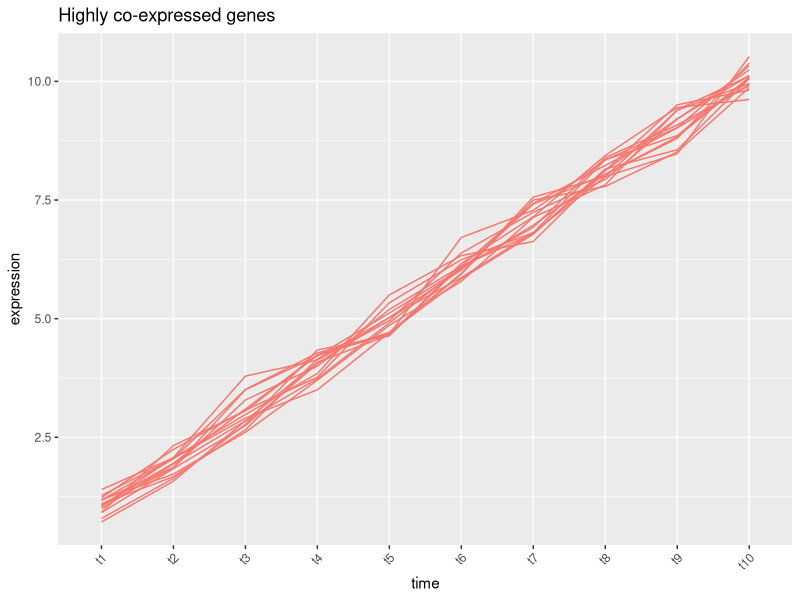
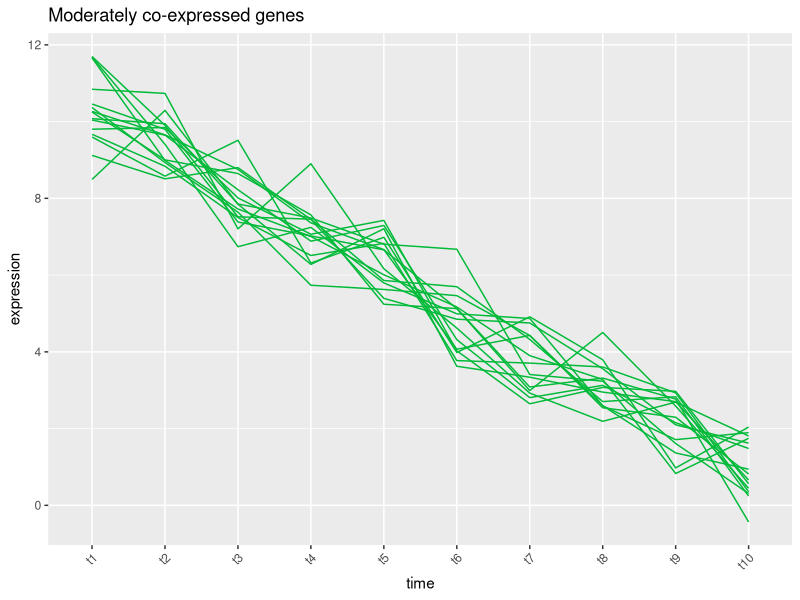
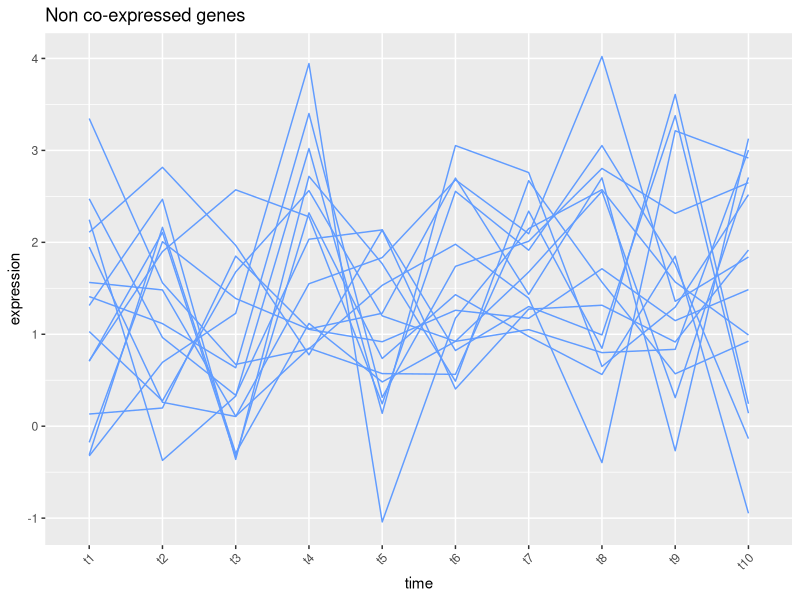
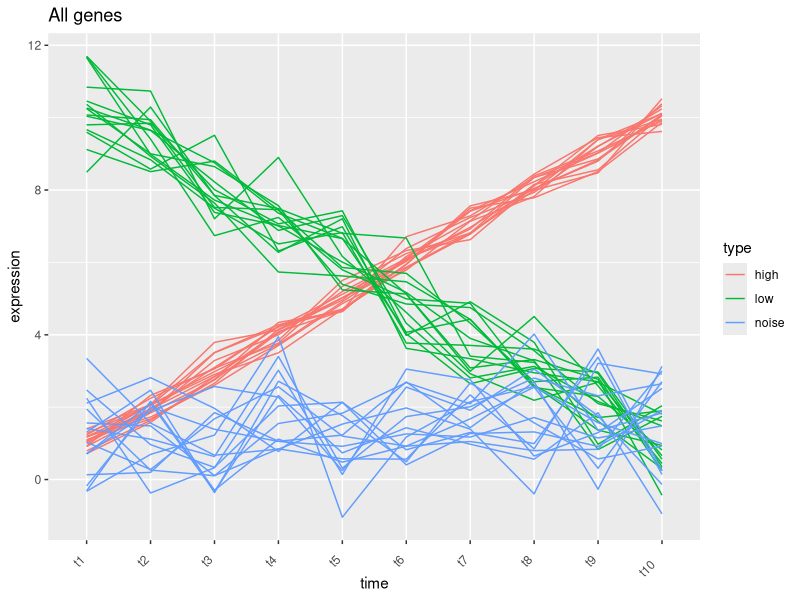
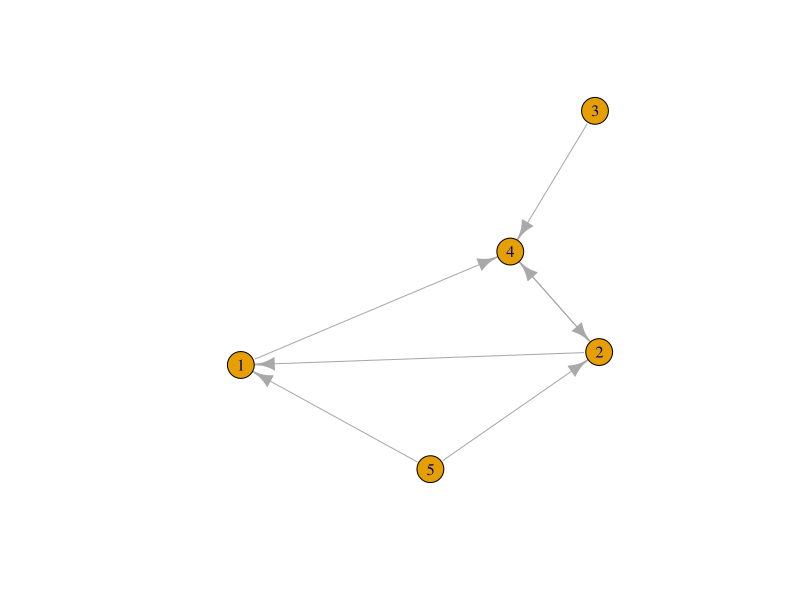
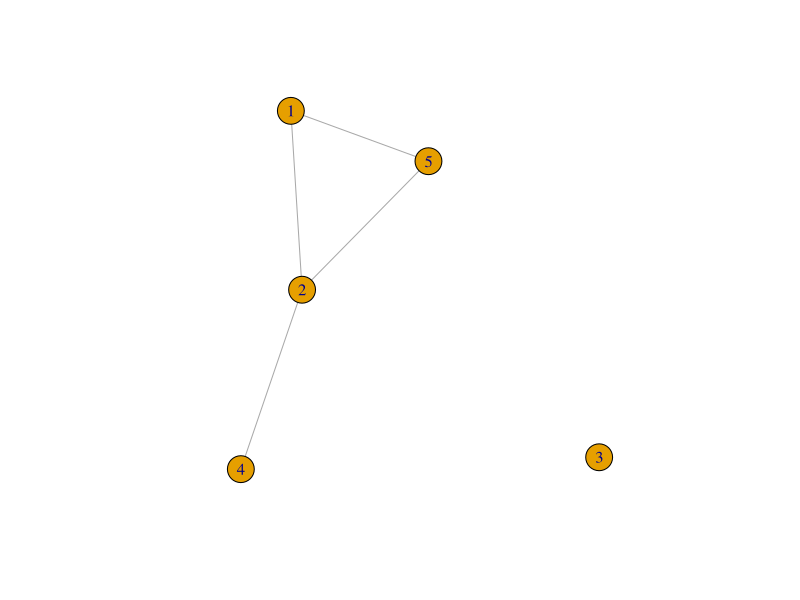
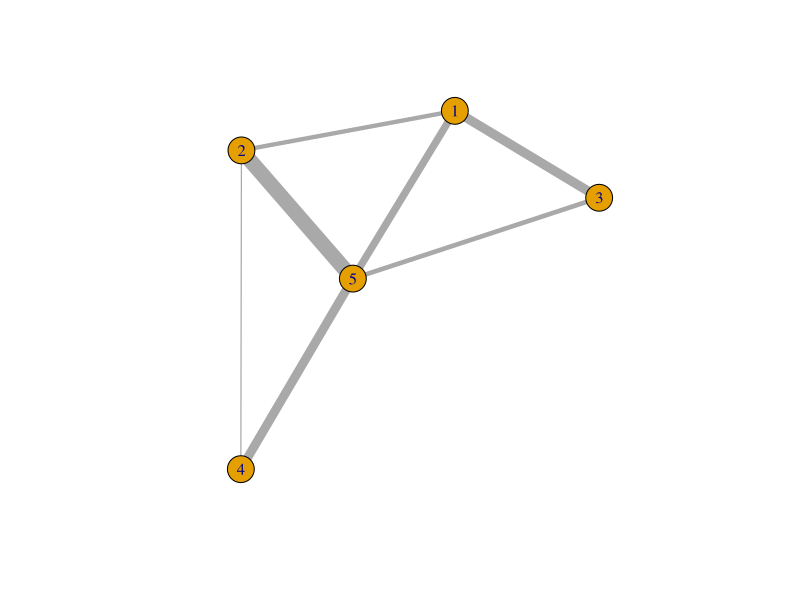
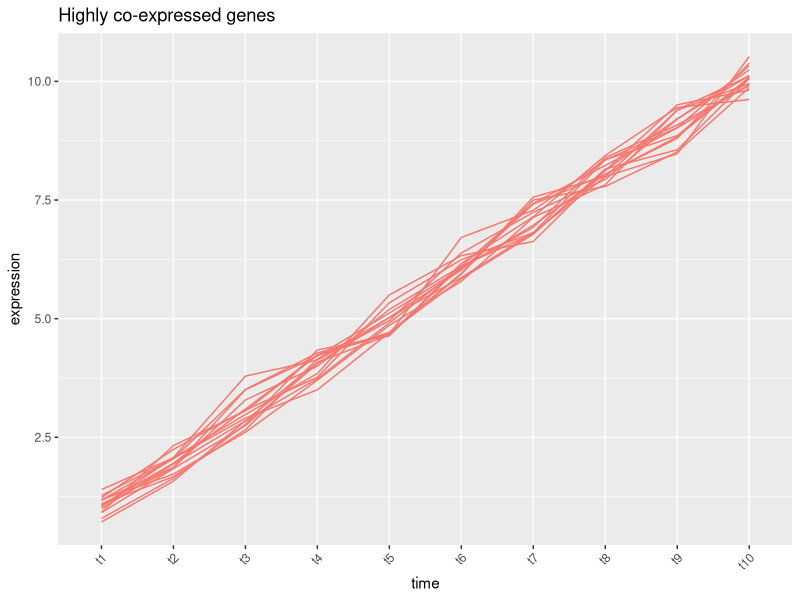

These charts were generated, in order, by the following R code:
#!/usr/bin/env Rscript
#
# Code to generate figures used in ISCB DC RSG 2016 workshop presentation
# Keith Hughitt
# June, 2016
#
# For the igraph SVG images generated, a final command-line Inkscape command
# was used to remove excess whitespace:
# 
# inkscape --verb=FitCanvasToDrawing --verb=FileSave --verb=FileClose example-network.svg
#
library('knitr')
library('igraph')
library('ggplot2')
library('reshape2')
library('dplyr')

set.seed(1)

###############################################################################
#
# Figure 1: Network representation (directed)
#
###############################################################################

# create a 5x5 binary matrix
adj <- matrix(sample(c(0,1), 25, replace=TRUE), nrow=5)

# set diagonal to zero (no self-loops)
diag(adj) <- 0

# create graph
g <- graph.adjacency(adj)

# generating the figure
svg(file='../image/example-network-directed.svg', bg='transparent')
plot(g)
dev.off()

# for separate edges in each direction
#plot(g, edge.curved=rep(0.5, ecount(g)))

###############################################################################
#
# Figure 2: Network representation (undirected)
#
###############################################################################

# convert to undirected network
adj[upper.tri(adj)] <- 0

# plotting with igraph
g <- graph.adjacency(adj, mode='undirected')

svg(file='../image/example-network-undirected.svg', bg='transparent')
plot(g)
dev.off()

###############################################################################
#
# Figure 3: Network representation (weighted)
#
###############################################################################

# create a weight adjacency matrix
adj <- matrix(rnorm(25, mean=3.5, sd=5), nrow=5)
adj[upper.tri(adj, diag=TRUE)] <- 0

# note that igraph ignores edges with negative weights
g <- graph.adjacency(adj, mode='undirected', weighted=TRUE)

svg(file='../image/example-network-undirected-weighted.svg', bg='transparent')
plot(g, edge.width=E(g)$weight)
dev.off()

###############################################################################
#
# Figures X-Y: Simulated data expression profiles
#
###############################################################################

# First, let's simulate expression profiles for 15 "genes" across 10
# time-points, including two clusters and a set some noise.
genes_per_cluster <- 15
num_timepoints <- 10

nvals <- genes_per_cluster * num_timepoints

# highly co-expressed cluster going from low->high expression
cluster1 <- matrix(rep(1:num_timepoints, genes_per_cluster) + 
                   rnorm(nvals, sd=0.25),
                   nrow=genes_per_cluster, byrow=TRUE)

# moderately co-expression cluster going from high->low expression
cluster2 <- matrix(rep(num_timepoints:1, genes_per_cluster) + 
                   rnorm(nvals, sd=0.75),
                   nrow=genes_per_cluster, byrow=TRUE)

# noise cluster (random expression)
noise <- matrix(sample(1:2, nvals, replace=TRUE) +
                rnorm(nvals, sd=1),
                nrow=genes_per_cluster, byrow=TRUE)

# combined dataset
expr <- rbind(cluster1, cluster2, noise)
colnames(expr) <- paste0('t', 1:num_timepoints)
rownames(expr) <- c(paste0('high_',  1:genes_per_cluster), 
                    paste0('low_',   1:genes_per_cluster),
                    paste0('noise_', 1:genes_per_cluster))

# Plot simulated expression profiles
df <- melt(expr, id.vars='row.names')
colnames(df) <- c('gene', 'time', 'expression')

# Add "type" column (high, low, noise)
df$type <- 'high'
df$type[grepl('low', df$gene)] <- 'low'
df$type[grepl('noise', df$gene)] <- 'noise'

# colors used for combined plot
# #00BA38 #619CFF #F8766D

# plot cluster 1
# theme_classic()
ggplot(df %>% filter(type=='high'), aes(x=time, y=expression, group=gene)) +
    geom_line(color='#F8766D') +
    ggtitle('Highly co-expressed genes') + 
    theme(plot.background=element_blank(),
          axis.text.x=element_text(angle=45, hjust=1))
ggsave('../image/expression-cluster1.svg', bg='transparent')

# plot cluster 2
ggplot(df %>% filter(type=='low'), aes(x=time, y=expression, group=gene)) +
    geom_line(color='#00BA38') +
    ggtitle('Moderately co-expressed genes') +
    theme(plot.background=element_blank(),
          axis.text.x=element_text(angle=45, hjust=1))
ggsave('../image/expression-cluster2.svg', bg='transparent')

# plot cluster 3
ggplot(df %>% filter(type=='noise'), aes(x=time, y=expression, group=gene)) +
    geom_line(color='#619CFF') +
    ggtitle('Non co-expressed genes') +
    theme(plot.background=element_blank(),
          axis.text.x=element_text(angle=45, hjust=1))
ggsave('../image/expression-cluster3.svg', bg='transparent')

# combined plot
ggplot(df, aes(x=time, y=expression, group=gene, color=type)) +
    geom_line() +
    ggtitle('All genes') +
    theme(plot.background=element_blank(),
          axis.text.x=element_text(angle=45, hjust=2))
ggsave('../image/expression-combined.svg', bg='transparent')

